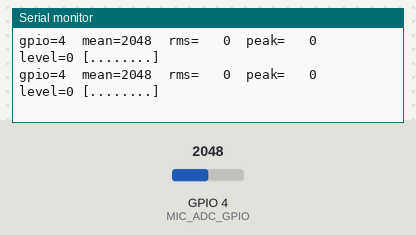
Bench run of a sketch on a simulated ESP32-S3. Parts: the last lines printed to the serial monitor. The inputs (shaded band) are chosen by the test bench; at power-on: GPIO 4 (MIC_ADC_GPIO) = 2048 (analog values on the 0–4095 scale).

Above: at 10.4 s.
10.5 s: GPIO 4 (MIC_ADC_GPIO) set to 107
At 10.78 s:
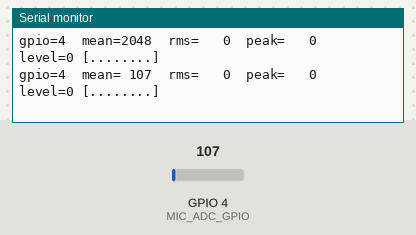
12.0 s: GPIO 4 (MIC_ADC_GPIO) set to 95
At 12.31 s:
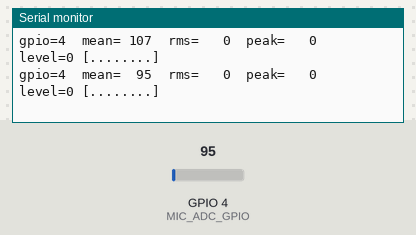

Measured:
- the behaviour switches between 100 and 99 on GPIO 4 (MIC_ADC_GPIO) (found by bisection; images 1 and 2)
- after the input at 10.5 s, the serial monitor: prints a new line after 0.12 s (image 1)
- after the input at 12.0 s, the serial monitor: prints a new line after 0.14 s (image 2)

The sketch:

mic_check.ino
```cpp
/*
 * MAX9814 mic wiring check for ESP32-S3-WROOM-1 N8R8
 *
 * Reads the analog mic on an ADC1 GPIO and prints RMS / peak / level bars
 * on Serial at 115200 so you can verify wiring before flashing full ESP-SR.
 *
 * Board: ESP32-S3-WROOM-1 (N8R8)
 * Mic:   MAX9814 OUT → GPIO 4 (ADC1_CH3) — user-confirmed
 * LED:   GPIO 48 is SK6812 data on some lamps — do not use for the mic
 *
 * Arduino IDE / arduino-cli:
 *   Board: ESP32S3 Dev Module
 *   Flash Size: 8MB (N8R8)
 *   PSRAM: OPI PSRAM
 *   Upload Speed: 921600 (or slower if needed)
 *   Port: your CH343 / USB-SERIAL (often COM6)
 */

#ifndef MIC_ADC_GPIO
#define MIC_ADC_GPIO 4 /* ADC1_CH3 — MAX9814 OUT, user-confirmed */
#endif

#ifndef SAMPLE_HZ
#define SAMPLE_HZ 8000
#endif

#ifndef WINDOW_MS
#define WINDOW_MS 50
#endif

#ifndef PRINT_EVERY_MS
#define PRINT_EVERY_MS 200
#endif

static const int SAMPLES_PER_WINDOW = (SAMPLE_HZ * WINDOW_MS) / 1000;
static int32_t dc_estimate = 2048; /* mid-rail start for MAX9814 ~VDD/2 bias */

static int level_from_rms(int rms)
{
    if (rms < 20) {
        return 0;
    }
    if (rms < 50) {
        return 1;
    }
    if (rms < 100) {
        return 2;
    }
    if (rms < 200) {
        return 3;
    }
    if (rms < 400) {
        return 4;
    }
    if (rms < 800) {
        return 5;
    }
    if (rms < 1600) {
        return 6;
    }
    return 7;
}

static void print_bar(int level)
{
    Serial.print(" [");
    for (int i = 0; i < 8; ++i) {
        Serial.print(i < level ? '#' : '.');
    }
    Serial.print(']');
}

void setup()
{
    Serial.begin(115200);
    delay(500);

    analogReadResolution(12);
    analogSetAttenuation(ADC_11db);
    pinMode(MIC_ADC_GPIO, INPUT);

    Serial.println();
    Serial.println("==============================================");
    Serial.println(" MAX9814 mic check (ESP32-S3)");
    Serial.println("==============================================");
    Serial.printf(" ADC GPIO: %d  (MAX9814 OUT)\n", MIC_ADC_GPIO);
    Serial.printf(" Sample:   %d Hz, window %d ms\n", SAMPLE_HZ, WINDOW_MS);
    Serial.println(" Speak near the mic — RMS/peak should rise.");
    Serial.println(" Quiet room: low RMS. Silence + flat mid: check wiring.");
    Serial.println("==============================================");
    Serial.println();
}

void loop()
{
    const uint32_t period_us = 1000000UL / SAMPLE_HZ;
    int64_t sum_sq = 0;
    int peak = 0;
    int32_t sum = 0;

    for (int i = 0; i < SAMPLES_PER_WINDOW; ++i) {
        const uint32_t t0 = micros();
        int raw = analogRead(MIC_ADC_GPIO);

        /* Slow DC track (MAX9814 biased ~VDD/2). */
        dc_estimate += (raw - dc_estimate) >> 6;
        int ac = raw - dc_estimate;
        if (ac < 0) {
            ac = -ac;
        }

        sum += raw;
        sum_sq += (int64_t)ac * ac;
        if (ac > peak) {
            peak = ac;
        }

        while ((micros() - t0) < period_us) {
            /* pace samples roughly to SAMPLE_HZ */
        }
    }

    const int mean = (int)(sum / SAMPLES_PER_WINDOW);
    const int rms = (int)sqrt((double)sum_sq / SAMPLES_PER_WINDOW);
    const int level = level_from_rms(rms);

    static uint32_t last_print_ms = 0;
    const uint32_t now = millis();
    if (now - last_print_ms >= PRINT_EVERY_MS) {
        last_print_ms = now;
        Serial.printf("gpio=%d  mean=%4d  rms=%4d  peak=%4d  level=%d",
                      MIC_ADC_GPIO, mean, rms, peak, level);
        print_bar(level);
        Serial.println();
    }
}
```
